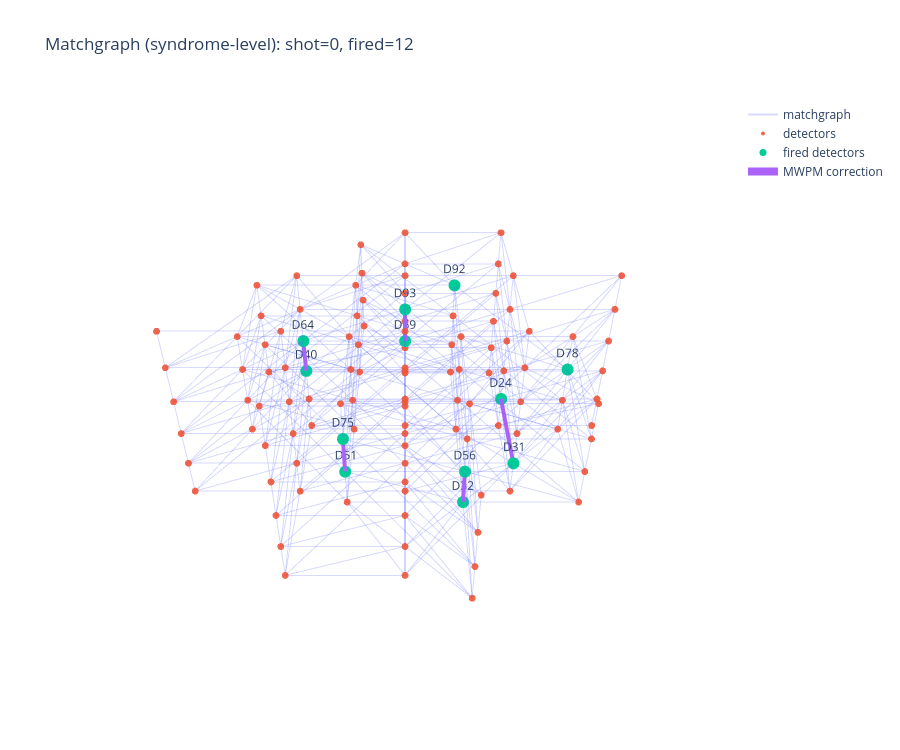

Notebook code for this chart:
### Markdown cell above
## 6) 多个 error-event 注入演示

### Code cell
demo_syndrome_on_matchgraph(c, seed=123, shots=20, shot=0)

### Figure 1 — Plotly figure (JSON) as saved in the notebook; plotly's stock layout.template omitted (floating-point values rounded to 4 significant figures; data arrays with more than 128 entries replaced by an {"elided": "..."} marker saying what was removed)
{"data": [{"line": {"width": 2}, "mode": "lines", "name": "matchgraph", "opacity": 0.25, "type": "scatter3d", "x": {"elided": "1512 int values"}, "y": {"elided": "1512 int values"}, "z": {"elided": "1512 int values"}}, {"marker": {"size": 4}, "mode": "markers", "name": "detectors", "opacity": 0.9, "type": "scatter3d", "x": [0, 2, 2, 0, 0, 0, 4, 2, 4, 2, 6, 6, 4, 4, 8, 6, 8, 6, 10, 10, 8, 8, 10, 10, 2, 4, 2, 6, 8, 6, 2, 0, 2, 6, 4, 6, 4, 8, 10, 8, 4, 2, 2, 8, 6, 6, 0, 2, 6, 4, 4, 8, 10, 8, 4, 2, 8, 6, 4, 8, 2, 6, 2, 0, 4, 6, 4, 8, 10, 8, 2, 2, 6, 6, 0, 4, 4, 8, 10, 8, 2, 6, 4, 8, 2, 6, 2, 0, 4, 6, 4, 8, 10, 8, 2, 2, 6, 6, 0, 4, 4, 8, 10, 8, 2, 6, 4, 8, 0, 2, 4, 6, 8, 10, 2, 6, 0, 4, 8, 10], "y": [4, 2, 6, 4, 8, 8, 4, 2, 8, 6, 2, 6, 4, 8, 4, 2, 8, 6, 2, 6, 4, 8, 2, 6, 0, 2, 0, 0, 2, 0, 2, 4, 4, 4, 2, 2, 4, 2, 2, 4, 6, 4, 6, 6, 4, 6, 8, 8, 8, 6, 8, 6, 6, 8, 10, 8, 10, 8, 10, 10, 0, 0, 2, 4, 2, 2, 4, 2, 2, 4, 4, 6, 4, 6, 8, 6, 8, 6, 6, 8, 8, 8, 10, 10, 0, 0, 2, 4, 2, 2, 4, 2, 2, 4, 4, 6, 4, 6, 8, 6, 8, 6, 6, 8, 8, 8, 10, 10, 4, 2, 4, 2, 4, 2, 6, 6, 8, 8, 8, 6], "z": [0, 0, 0, 1, 0, 1, 0, 1, 0, 1, 0, 0, 1, 1, 0, 1, 0, 1, 0, 0, 1, 1, 1, 1, 1, 1, 2, 1, 1, 2, 2, 2, 1, 1, 2, 2, 2, 2, 2, 2, 1, 2, 2, 1, 2, 2, 2, 1, 1, 2, 2, 2, 2, 2, 1, 2, 1, 2, 2, 2, 3, 3, 3, 3, 3, 3, 3, 3, 3, 3, 3, 3, 3, 3, 3, 3, 3, 3, 3, 3, 3, 3, 3, 3, 4, 4, 4, 4, 4, 4, 4, 4, 4, 4, 4, 4, 4, 4, 4, 4, 4, 4, 4, 4, 4, 4, 4, 4, 5, 5, 5, 5, 5, 5, 5, 5, 5, 5, 5, 5]}, {"marker": {"size": 7}, "mode": "markers+text", "name": "fired detectors", "text": ["D24", "D31", "D32", "D40", "D51", "D56", "D64", "D69", "D75", "D78", "D92", "D93"], "textposition": "top center", "type": "scatter3d", "x": [2, 4, 6, 6, 8, 6, 6, 4, 8, 2, 2, 4], "y": [6, 8, 8, 2, 6, 8, 2, 4, 6, 8, 4, 4], "z": [1, 1, 1, 2, 2, 2, 3, 3, 3, 3, 4, 4]}, {"line": {"width": 8}, "mode": "lines", "name": "MWPM correction", "type": "scatter3d", "x": [2, 4, null, 6, 6, null, 6, 6, null, 8, 8, null, 4, 4, null], "y": [6, 8, null, 8, 8, null, 2, 2, null, 6, 6, null, 4, 4, null], "z": [1, 1, null, 1, 2, null, 2, 3, null, 2, 3, null, 3, 4, null]}], "layout": {"height": 750, "scene": {"xaxis": {"visible": false}, "yaxis": {"visible": false}, "zaxis": {"visible": false}}, "title": {"text": "Matchgraph (syndrome-level): shot=0, fired=12"}}}
